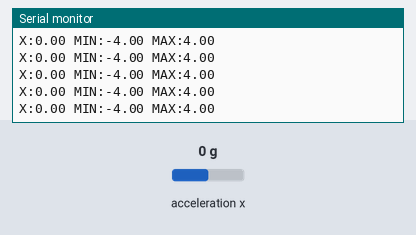
Simulated run of this sketch. Board: ESP32. On the bench: the last lines printed to the serial monitor. Inputs (shaded band) come from the test bench; at power-on: acceleration x 0 g.

Above: at 1.2 s.
1.3 s: acceleration x set to -1.4 g
At 2.3 s:
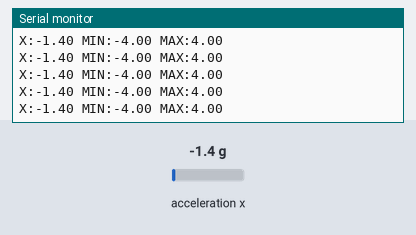
4.3 s: acceleration x set to -0.8 g
At 5.2 s:
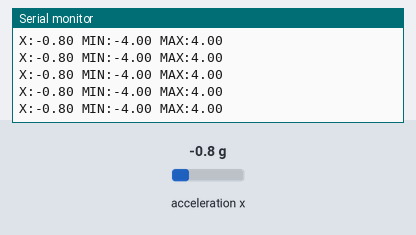
Timing chart, 0 to 6.0 s (numbered marks = the images above; inputs shaded):
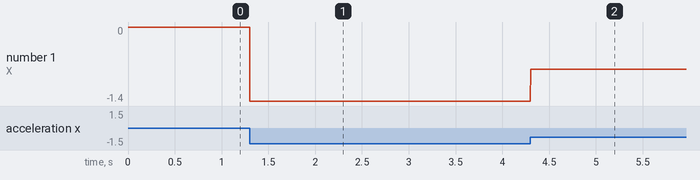

The sketch:

aceleracaoG.ino
```cpp
#include <Wire.h>
#include <SparkFun_MMA8452Q.h>

MMA8452Q acc;

void setup() {
  Serial.begin(115200);
  Wire.begin(8, 9);

  if (acc.begin(Wire, 0x1C) == false) {
    Serial.println("Sensor não encontrado!");
    while (true);
  }

  acc.setScale(SCALE_4G);
  acc.setDataRate(ODR_800);
  Serial.println("Sensor iniciado!");
}

void loop() {
  if (acc.available()) {
    Serial.print("X:"); Serial.print(acc.getCalculatedX()); Serial.print(" ");
    //Serial.print("Y:"); Serial.print(acc.getCalculatedY()); Serial.print(" ");
    //Serial.print("Z:"); Serial.print(acc.getCalculatedZ()); Serial.print(" ");
    Serial.print("MIN:"); Serial.print(-4.0); Serial.print(" ");
    Serial.print("MAX:"); Serial.println(4.0);
  }

}
```

Measured:
- after the input at 1.3 s, the serial monitor: prints a new line at once (image 1)
- after the input at 4.3 s, the serial monitor: prints a new line at once (image 2)
- plotted number 1: 0 → -1.4 after the input at 1.3 s, -1.4 → -0.8 after the input at 4.3 s
